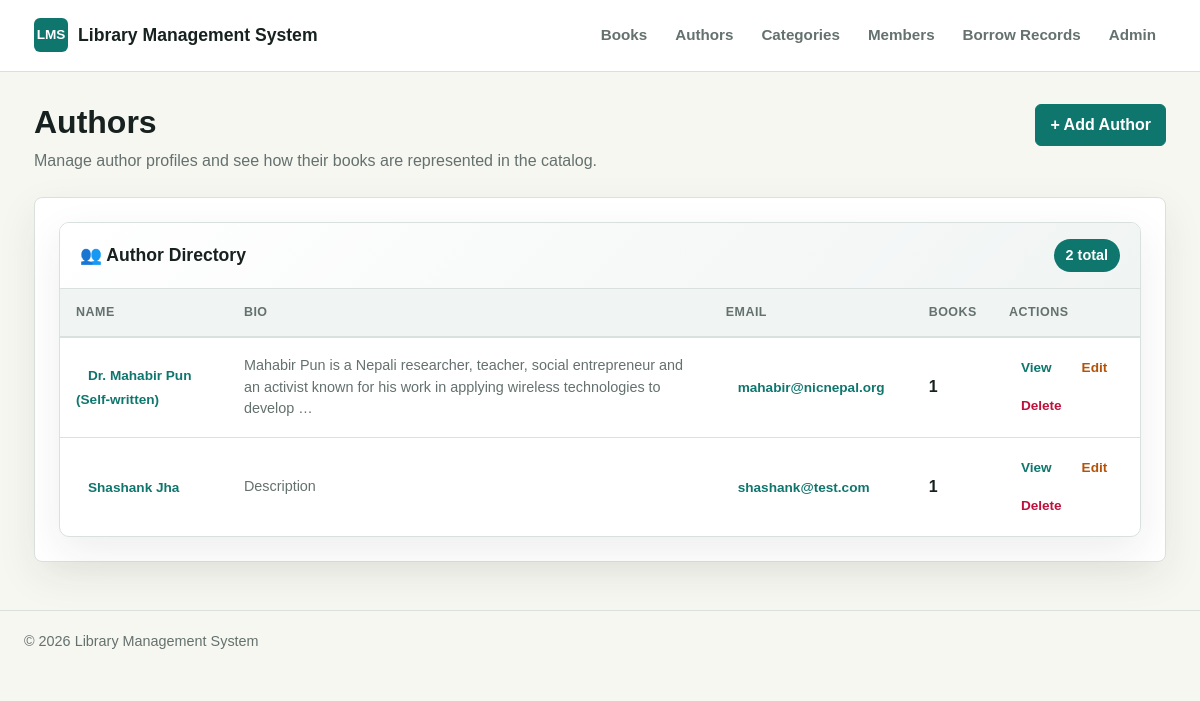
Screenshot of /authors/ with the database file from the repository.
### authors/models.py (models this page shows, shortened)
class Author(models.Model):
    name = models.CharField(max_length=200)
    bio = models.TextField(blank=True)
    email = models.EmailField(blank=True)
    created_at = models.DateTimeField(auto_now_add=True)
    class Meta:
        ordering = ['name']

### authors/views.py (the view)
# urls.py: path('', views.authors_list, name='list'),
def authors_list(request):
    authors = Author.objects.all()
    return render(
        request,
        'authors/list.html',
        {'authors': authors}
    )

### authors/templates/authors/list.html (shortened to what this page needs)
{% extends 'base.html' %}
{% block page_title %}Authors{% endblock %}
{% block page_subtitle %}
<p>Manage author profiles and see how their books are represented in the catalog.</p>
{% endblock %}
{% block page_actions %}
<a class="button" href="{% url 'authors:create' %}">+ Add Author</a>
{% endblock %}
{% block content %}
{% if authors %}
<div class="list-container">
    <div class="list-header">
        <h3>👥 Author Directory</h3>
        <span class="author-count">{{ authors|length }} total</span>
    </div>
    <div class="author-table-wrap">
        <table class="author-table">
            <thead>
                <tr>
                    <th scope="col">Name</th>
                    <th scope="col">Bio</th>
                    <th scope="col">Email</th>
                    <th scope="col">Books</th>
                    <th scope="col">Actions</th>
                </tr>
            </thead>
            <tbody>
                {% for author in authors %}
                <tr>
                    <td class="author-name">
                        <a class="action-btn view" href="{% url 'authors:detail' author.pk %}">
                            {{ author.name }}
                        </a>
                    </td>
                    <td>
                        {% if author.bio %}
                        <p class="author-bio">{{ author.bio|truncatewords:22 }}</p>
                        {% else %}
                        <p class="muted">No bio added.</p>
                        {% endif %}
                    </td>
                    <td>
                        {% if author.email %}
                        <a class="action-btn view" href="mailto:{{ author.email }}">{{ author.email }}</a>
                        {% else %}
                        <span class="muted">Not provided</span>
                        {% endif %}
                    </td>
                    <td><strong>{{ author.books.count }}</strong></td>
                    <td>
                        <div class="row-actions">
                            <a class="action-btn view" href="{% url 'authors:detail' author.pk %}">View</a>
                            <a class="action-btn edit" href="{% url 'authors:update' author.pk %}">Edit</a>
                            <a class="action-btn delete" href="{% url 'authors:delete' author.pk %}">Delete</a>
                        </div>
                    </td>
                </tr>
                {% endfor %}
            </tbody>
        </table>
    </div>
</div>
{% else %}
<div class="empty-state">
    <h2>📚 No authors yet</h2>
    <p>Add authors before creating detailed book records.</p>
    <a class="button" href="{% url 'authors:create' %}">+ Add Author</a>
</div>
{% endif %}
{% endblock %}

### templates/base.html (style rules this page uses)
:root { --bg: #f7f7f2; --surface: #ffffff; --surface-muted: #f0f4f3; --text: #17211f; --muted: #64716e; --border: #d9e1de; --brand: #0f766e; --brand-dark: #115e59; --accent: #b45309; --danger: #be123c; --shadow: 0 14px 40px rgba(23, 33, 31, 0.08); }
* { box-sizing: border-box; }
body { margin: 0; min-height: 100vh; background: var(--bg); color: var(--text); font-family: Arial, Helvetica, sans-serif; line-height: 1.5; }
a { color: inherit; text-decoration: none; }
.page-heading p { color: var(--muted); margin: 8px 0 0; max-width: 700px; }
.button { align-items: center; background: var(--brand); border: 1px solid var(--brand); border-radius: 6px; color: #ffffff; cursor: pointer; display: inline-flex; font: inherit; font-weight: 700; justify-content: center; min-height: 40px; padding: 8px 14px; }

### authors/templates/authors/list.html (style rules this page uses)
.list-container { background: var(--surface); border: 1px solid var(--border); border-radius: 10px; box-shadow: var(--shadow); overflow: hidden; }
.list-header { background: linear-gradient(135deg, var(--surface) 0%, var(--surface-muted) 100%); border-bottom: 1px solid var(--border); padding: 16px 20px; display: flex; justify-content: space-between; align-items: center; }
.list-header h3 { margin: 0; font-size: 1.1rem; color: var(--text); }
.author-count { background: var(--brand); color: #ffffff; border: none; font-weight: 700; padding: 6px 12px; border-radius: 20px; font-size: 0.9rem; }
.author-table-wrap { overflow-x: auto; }
.author-table { border-collapse: collapse; min-width: 760px; width: 100%; }
.author-table th { background: var(--surface-muted); border-bottom: 2px solid var(--border); color: var(--muted); font-size: 0.78rem; font-weight: 700; letter-spacing: 0.5px; padding: 14px 16px; text-align: left; text-transform: uppercase; }
.author-table td { border-bottom: 1px solid var(--border); padding: 14px 16px; vertical-align: middle; }
.author-table tr:last-child td { border-bottom: 0; }
.author-name { font-weight: 700; color: var(--text); }
.author-bio, .muted { color: var(--muted); margin: 0; font-size: 0.9rem; }
.row-actions { display: flex; flex-wrap: wrap; gap: 6px; }
.action-btn { padding: 6px 12px; border-radius: 4px; font-size: 0.85rem; font-weight: 600; text-decoration: none; transition: all 0.2s ease; }
.action-btn.view { color: var(--brand); background: transparent; }
.action-btn.edit { color: var(--accent); background: transparent; }
.action-btn.delete { color: var(--danger); background: transparent; }

### rows the page displays
Author: name "Dr. Mahabir Pun (Self-written)", bio "Mahabir Pun is a Nepali researcher, teacher, social entrepreneur and an activist known for his work in applying wireless technologies to develop …", email "mahabir@nicnepal.org", books.count "1"
Author: name "Shashank Jha", bio "Description", email "shashank@test.com", books.count "1"

### other values shown
{{ authors|length }} "2"
